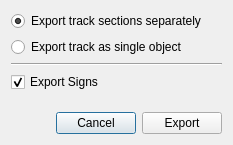
<?xml version="1.0" encoding="UTF-8"?>
<ui version="4.0">
 <class>ExportWizard</class>
 <widget class="QDialog" name="ExportWizard">
  <property name="geometry">
   <rect>
    <x>0</x>
    <y>0</y>
    <width>233</width>
    <height>145</height>
   </rect>
  </property>
  <property name="windowTitle">
   <string>Export Track</string>
  </property>
  <layout class="QVBoxLayout" name="verticalLayout">
   <item>
    <layout class="QVBoxLayout" name="verticalLayout_2">
     <item>
      <widget class="QRadioButton" name="rbSeparate">
       <property name="text">
        <string>Export track sections separately</string>
       </property>
       <property name="checked">
        <bool>true</bool>
       </property>
       <property name="autoExclusive">
        <bool>false</bool>
       </property>
      </widget>
     </item>
     <item>
      <widget class="QRadioButton" name="rbSingle">
       <property name="text">
        <string>Export track as single object</string>
       </property>
       <property name="autoExclusive">
        <bool>false</bool>
       </property>
      </widget>
     </item>
     <item>
      <widget class="Line" name="line">
       <property name="orientation">
        <enum>Qt::Horizontal</enum>
       </property>
      </widget>
     </item>
     <item>
      <widget class="QCheckBox" name="ckSigns">
       <property name="text">
        <string>Export Signs</string>
       </property>
       <property name="checked">
        <bool>true</bool>
       </property>
      </widget>
     </item>
     <item>
      <spacer name="verticalSpacer">
       <property name="orientation">
        <enum>Qt::Vertical</enum>
       </property>
       <property name="sizeHint" stdset="0">
        <size>
         <width>20</width>
         <height>40</height>
        </size>
       </property>
      </spacer>
     </item>
     <item>
      <layout class="QHBoxLayout" name="horizontalLayout">
       <item>
        <spacer name="horizontalSpacer">
         <property name="orientation">
          <enum>Qt::Horizontal</enum>
         </property>
         <property name="sizeHint" stdset="0">
          <size>
           <width>40</width>
           <height>20</height>
          </size>
         </property>
        </spacer>
       </item>
       <item>
        <widget class="QPushButton" name="pbCancel">
         <property name="text">
          <string>Cancel</string>
         </property>
        </widget>
       </item>
       <item>
        <widget class="QPushButton" name="pbExport">
         <property name="text">
          <string>Export</string>
         </property>
        </widget>
       </item>
      </layout>
     </item>
    </layout>
   </item>
  </layout>
 </widget>
 <resources/>
 <connections/>
</ui>
